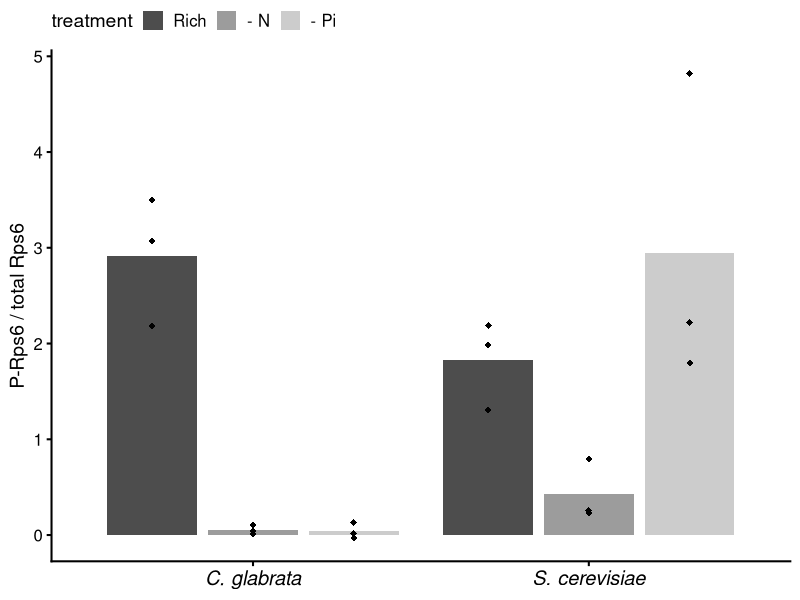
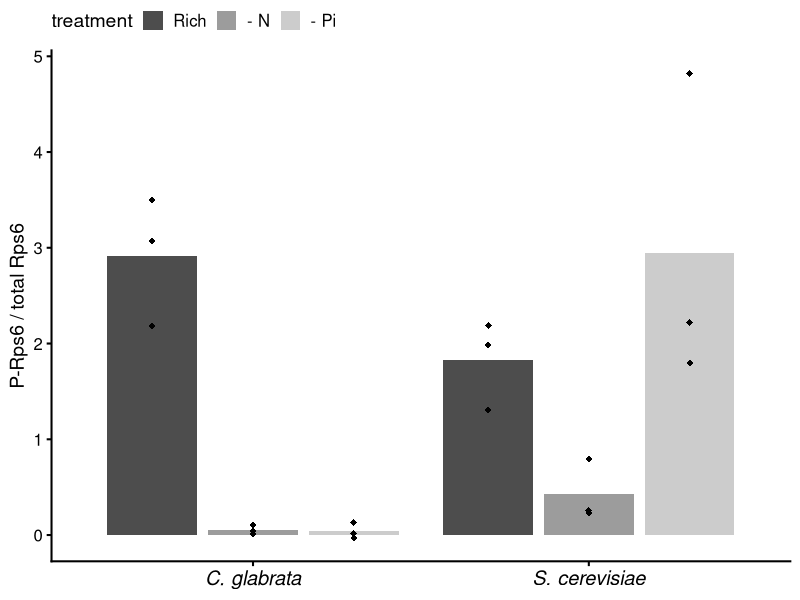

The R script that drew these images, in order:
## ---- chunk 1
require(tidyverse)
require(cowplot)
## ---- chunk 2
dat <- read_tsv("../input/20221120-Rps6-phospho-WB-quant-combined.txt", col_types = cols())
## ---- chunk 3
dt <- dat %>% 
  mutate(norm.v = signal/whole_prot, .keep = "unused") %>% # remove the variables used to create the new one
  pivot_wider(names_from = target, values_from = norm.v) %>% 
  mutate(PS6.v.tS6 = `P-Rps6` / `total Rps6`,
         species = fct_recode(species, `S. cerevisiae` = "Sc", `C. glabrata` = "Cg"),
         treatment = factor(treatment, levels = c("rich", "noNi", "noPi"), labels = c("Rich", "- N", "- Pi")))
## ---- chunk 4
ggplot(dt, aes(x = species, y = PS6.v.tS6, group = treatment)) +
  geom_bar(aes(fill = treatment), stat = "summary", fun = "mean", position = position_dodge(0.9), width = .8) +
  geom_point(position = position_dodge(0.9), size = 2, shape = 18) +
  #scale_color_manual(values = c("S. cerevisiae" = "grey20", "C. glabrata" = "orange2")) +
  scale_fill_grey(start = 0.3, end = 0.8) +
  ylab("P-Rps6 / total Rps6") +
  theme_cowplot(line_size = 0.7) +
  theme(axis.title.x = element_blank(),
        axis.text.x = element_text(size = rel(1.2), face = 3),
        legend.position = "top")
ggsave("../output/20221120-Rps6-WB-quant-compare.png", width = 3.5, height = 3.5)
